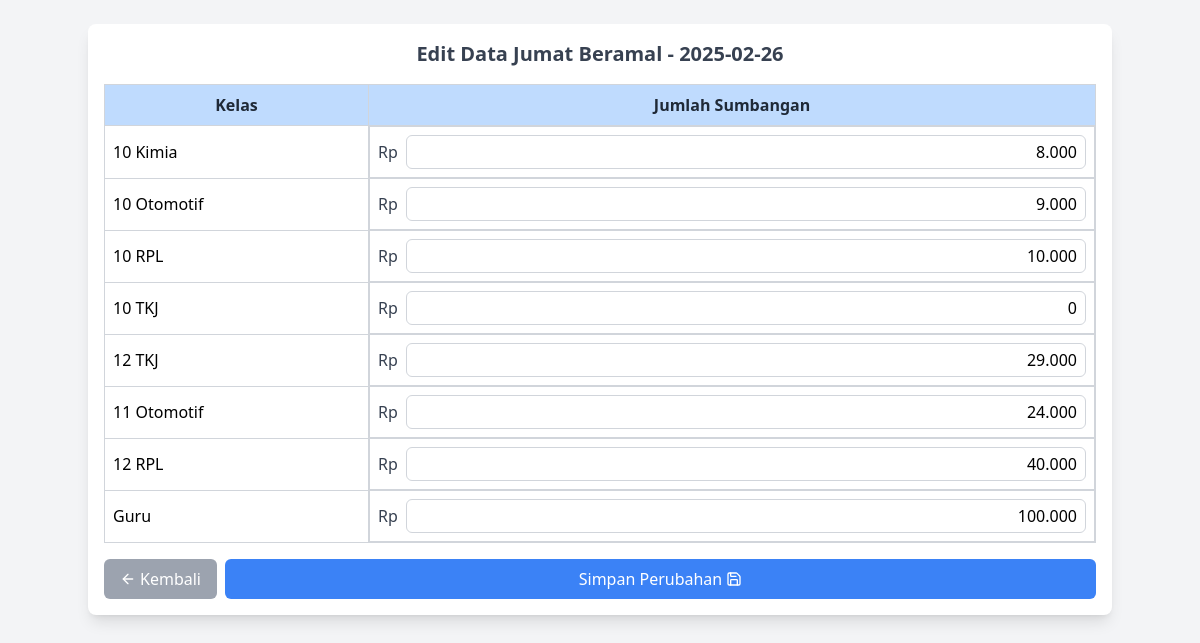
Page /edit_data.php?tanggal=2025-02-26 on the committed database.
### tables this page shows
CREATE TABLE `jumat_beramal` (
  `id` int(11) NOT NULL,
  `tanggal` date NOT NULL,
  `kelas_terbanyak` varchar(255) NOT NULL,
  `kelas_tersedikit` varchar(255) NOT NULL,
  `kelas_tidak_partisipasi` text NOT NULL,
  `total` int(11) NOT NULL,
  `kelas` varchar(255) NOT NULL,
  `jumlah` int(11) NOT NULL DEFAULT 0,
  `anonim` tinyint(1) DEFAULT 0
);

### edit_data.php (the view, shortened to what this page needs)
<?php
include 'config.php';
if (isset($_GET['tanggal'])) {
    $tanggal = $_GET['tanggal'];
    $query = "SELECT * FROM jumat_beramal WHERE tanggal = '$tanggal'";
    $result = mysqli_query($conn, $query);
}
?>
<!DOCTYPE html>
<html lang="id">
<head>
    <script src="https://cdn.tailwindcss.com"></script>
</head>
<body class="bg-gray-100">
    <div class="container mx-auto mt-6 p-4 bg-white shadow-lg rounded-lg">
        <h4 class="text-center text-xl font-semibold text-gray-700">Edit Data Jumat Beramal - <?php echo $tanggal; ?></h4>
        <form action="update_data.php" method="POST" class="mt-4">
<div class="overflow-x-auto">
    <table class="w-full border-collapse border border-gray-300">
        <thead class="bg-blue-200 text-gray-800">
            <tr>
                <th class="border border-gray-300 p-2">Kelas</th>
                <th class="border border-gray-300 p-2">Jumlah Sumbangan</th>
            </tr>
        </thead>
        <tbody>
            <?php while ($row = mysqli_fetch_assoc($result)) { ?>
                <tr class="bg-white">
                    <td class="border border-gray-300 p-2"><?php echo $row['kelas']; ?></td>
                    <td class="border border-gray-300 p-2 flex items-center gap-2">
                        <span class="text-gray-700">Rp</span>
                        <input type="text"
                               name="sumbangan[<?php echo $row['kelas']; ?>]"
                               value="<?php echo number_format($row['jumlah'], 0, ',', '.'); ?>"
                               class="rupiah-input w-full px-2 py-1 border border-gray-300 rounded-md text-right">
                    </td>
                </tr>
            <?php } ?>
        </tbody>
    </table>
</div>
<div class="flex justify-between gap-2 mt-4">
    <a href="dashboard.php" class="bg-gray-400 hover:bg-gray-500 text-white px-4 py-2 rounded-md flex items-center gap-1">
        <i data-lucide="arrow-left" class="w-4 h-4"></i> Kembali
    </a>
    <button type="submit" class="bg-blue-500 hover:bg-blue-600 text-white px-4 py-2 rounded-md w-full flex justify-center items-center gap-1">
        Simpan Perubahan <i data-lucide="save" class="w-4 h-4"></i>
    </button>
</div>
</body>
</html>

### rows in the picture
jumat_beramal: kelas "10 Kimia", jumlah "8.000"
jumat_beramal: kelas "10 Otomotif", jumlah "9.000"
jumat_beramal: kelas "10 RPL", jumlah "10.000"
jumat_beramal: kelas "10 TKJ", jumlah "0"
jumat_beramal: kelas "12 TKJ", jumlah "29.000"
jumat_beramal: kelas "11 Otomotif", jumlah "24.000"
jumat_beramal: kelas "12 RPL", jumlah "40.000"
jumat_beramal: kelas "Guru", jumlah "100.000"

### other values in the picture
$tanggal "2025-02-26"
